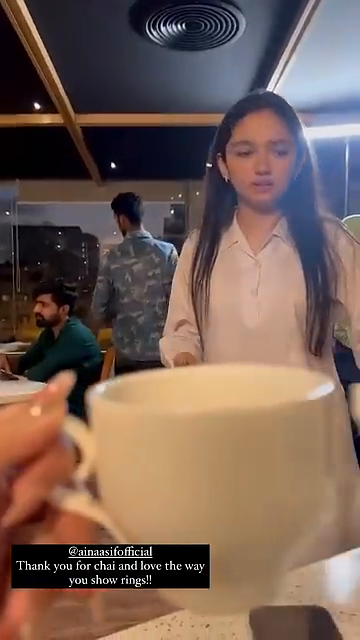
#> input picture frame 46 of module 1/data/short video.mp4, 360 x 640 px
$ jupyter execute 'Face Detect on Video.ipynb'
#> lines starting #> are read from the running program, lines starting #| are printed output that depends on the picture; after the words box and inside, x2 and y2 are one past the last pixel; in counts of white or black regions, pixels touching at a corner belong together
#> further down, frame is the input picture: shape (640, 360, 3); mean B, G, R 85.3, 95.3, 117.9
# Face Detect On Video

[cell 1]
import numpy as np
import cv2

haar = cv2.CascadeClassifier('./data/haarcascade_frontalface_default.xml')

def face_detect(img):
    gray = cv2.cvtColor(img, cv2.COLOR_BGR2GRAY)
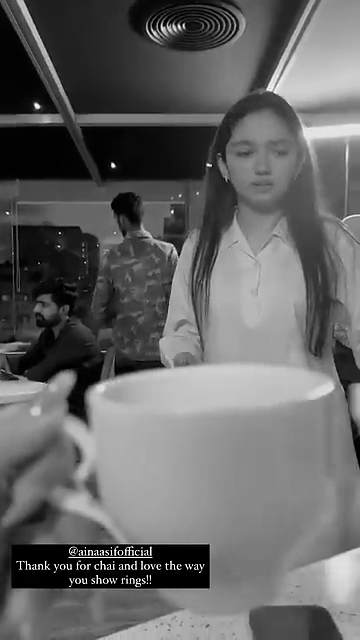
#> gray: shape (640, 360); min 0, max 255, mean 100.9
    faces = haar.detectMultiScale(gray, 1.3, 5)
#> faces = [[222, 121, 79, 79]]

    # Loop through all detected faces
    for x, y, w, h in faces:
        cv2.rectangle(img, (x, y), (x + w, y + h), (0, 255, 255), 2)
#> this loop made 1 pass
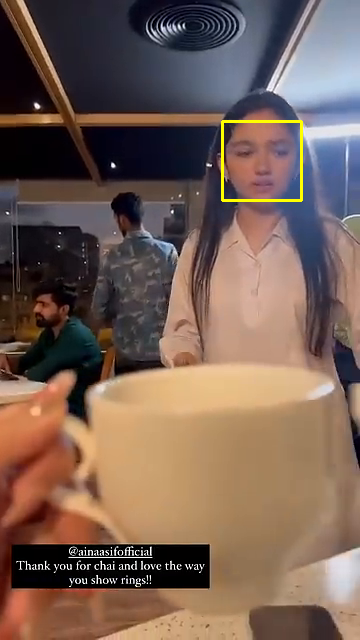
#> img: shape (640, 360, 3); 0.41% of pixels changed, all inside (x1, y1, x2, y2) = (221, 120, 303, 202)

    return img  # Move this line outside the loop

cap = cv2.VideoCapture('./data/short video.mp4')

while True:
    ret, frame = cap.read()
    if ret == False:
        break

    frame = face_detect(frame)
    cv2.imshow('detect', frame)

    # Wait for 1 millisecond and check for key press
    if cv2.waitKey(1) & 0xFF == ord('q'):
#> (key q is pressed here)
        break

cv2.destroyAllWindows()
cap.release()

$ run again, starting later in the video
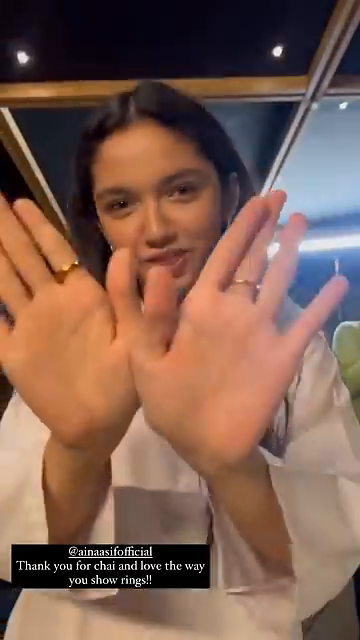
#> input picture frame 207 of module 1/data/short video.mp4, 360 x 640 px
#> frame is the input picture: shape (640, 360, 3); mean B, G, R 81.3, 95.6, 128.3
#> in face_detect, `gray = cv2.cvtColor(img, cv2.COLOR_BGR2GRAY)`:
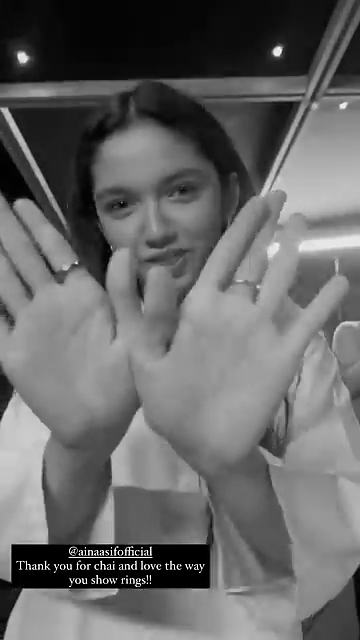
#> gray: shape (640, 360); min 0, max 255, mean 103.7
#> faces = [[70, 132, 163, 163]]
#> the loop in face_detect, `for x, y, w, h in faces:` made 1 pass
#> after the loop in face_detect, `for x, y, w, h in faces:`:
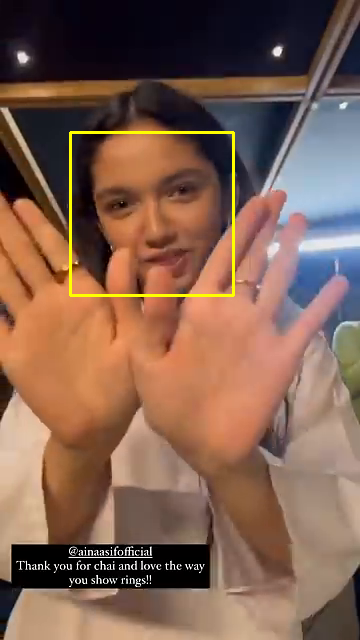
#> img: shape (640, 360, 3); 0.85% of pixels changed, all inside (x1, y1, x2, y2) = (69, 131, 235, 297)

$ run again, starting later in the video
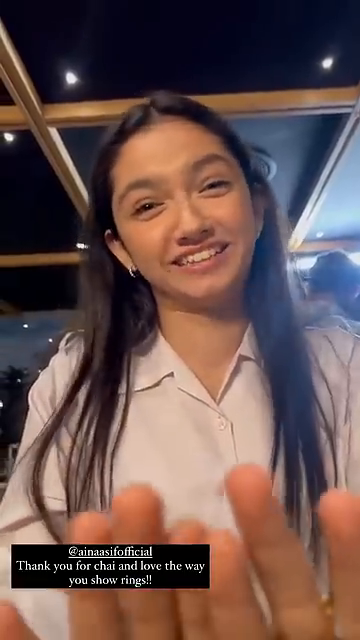
#> input picture frame 368 of module 1/data/short video.mp4, 360 x 640 px
#> frame is the input picture: shape (640, 360, 3); mean B, G, R 79, 82.1, 106.2
#> in face_detect, `gray = cv2.cvtColor(img, cv2.COLOR_BGR2GRAY)`:
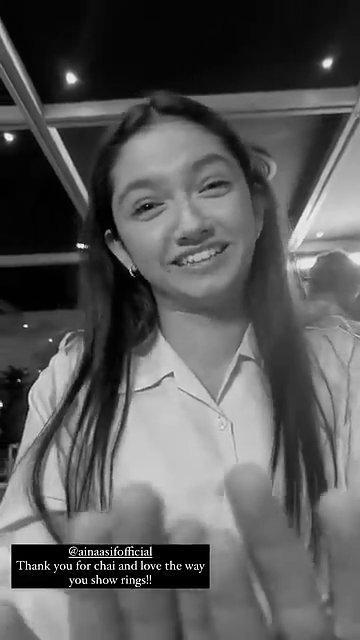
#> gray: shape (640, 360); min 0, max 255, mean 89
#> faces = [[96, 125, 169, 169]]
#> the loop in face_detect, `for x, y, w, h in faces:` made 1 pass
#> after the loop in face_detect, `for x, y, w, h in faces:`:
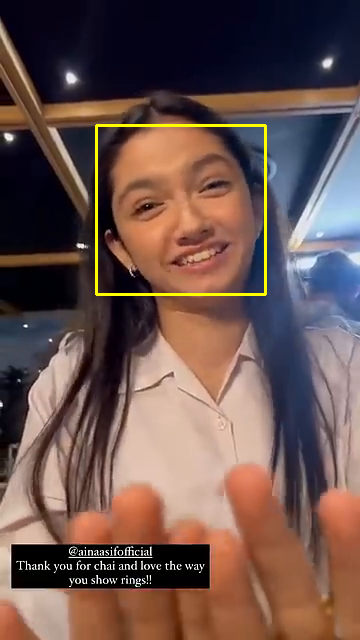
#> img: shape (640, 360, 3); 0.88% of pixels changed, all inside (x1, y1, x2, y2) = (95, 124, 267, 296)
